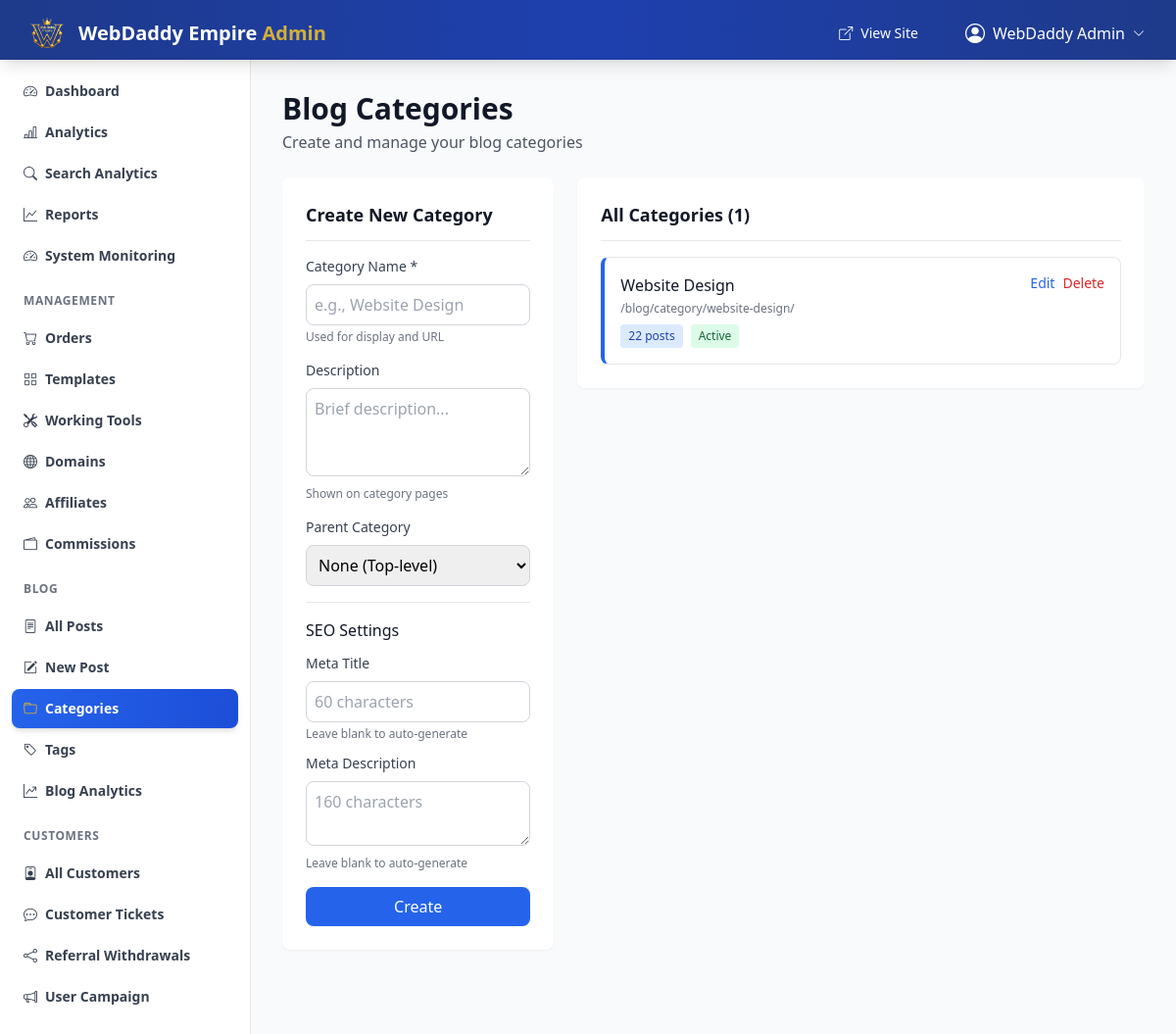
The app's page /admin/blog/categories.php (signed in) with its own data.
### tables this page shows
CREATE TABLE blog_categories (
                    id INTEGER PRIMARY KEY AUTOINCREMENT,
                    name TEXT NOT NULL,
                    slug TEXT NOT NULL UNIQUE,
                    description TEXT,
                    meta_title TEXT,
                    meta_description TEXT,
                    parent_id INTEGER DEFAULT NULL,
                    display_order INTEGER DEFAULT 0,
                    is_active INTEGER DEFAULT 1,
                    created_at DATETIME DEFAULT CURRENT_TIMESTAMP,
                    updated_at DATETIME DEFAULT CURRENT_TIMESTAMP,
                    FOREIGN KEY (parent_id) REFERENCES blog_categories(id) ON DELETE SET NULL
                );

### includes/blog/BlogCategory.php (called while the page is built, shortened)
<?php
class BlogCategory
{
    protected $db;
    public function __construct($db)
    {
        $this->db = $db;
    }
    public function getWithPostCount($activeOnly = true)
    {
        $where = $activeOnly ? "WHERE c.is_active = 1" : "";
        $stmt = $this->db->query("
            SELECT c.*, COUNT(p.id) as post_count
            FROM blog_categories c
            LEFT JOIN blog_posts p ON c.id = p.category_id AND p.status = 'published'
            $where
            GROUP BY c.id
            ORDER BY c.display_order ASC, c.name ASC
        ");
        return $stmt->fetchAll(PDO::FETCH_ASSOC);
    }
}

### admin/blog/categories.php (the view, shortened to what this page needs)
<?php
require_once __DIR__ . '/../../includes/functions.php';
require_once __DIR__ . '/../../includes/blog/BlogCategory.php';
$db = getDb();
$blogCategory = new BlogCategory($db);
$categories = $blogCategory->getWithPostCount(false);
$editingId = $_GET['edit'] ?? null;
$editingCategory = $editingId ? $blogCategory->getById($editingId) : null;
require_once __DIR__ . '/../includes/header.php';
?>
<div class="space-y-6">
    <div>
        <h1 class="text-3xl font-bold text-gray-900">Blog Categories</h1>
        <p class="text-gray-600 mt-1">Create and manage your blog categories</p>
    </div>
    <div class="grid grid-cols-1 lg:grid-cols-3 gap-6">
        <div class="lg:col-span-1">
            <div class="bg-white rounded-lg shadow-sm p-6">
                <h2 class="text-lg font-semibold text-gray-900 mb-4 pb-3 border-b border-gray-200">
                    <?php echo $editingCategory ? 'Edit Category' : 'Create New Category'; ?>
                </h2>
                <form method="POST" class="space-y-4">
                    <div>
                        <label class="block text-sm font-medium text-gray-700 mb-2">Category Name *</label>
                        <input type="text" name="name" placeholder="e.g., Website Design" value="<?php echo htmlspecialchars($editingCategory['name'] ?? ''); ?>" required class="w-full border border-gray-300 rounded-lg p-2 focus:outline-none focus:ring-2 focus:ring-primary-500">
                        <p class="text-xs text-gray-500 mt-1">Used for display and URL</p>
                    </div>
                    <div>
                        <label class="block text-sm font-medium text-gray-700 mb-2">Description</label>
                        <textarea name="description" placeholder="Brief description..." class="w-full border border-gray-300 rounded-lg p-2 focus:outline-none focus:ring-2 focus:ring-primary-500" rows="3"><?php echo htmlspecialchars($editingCategory['description'] ?? ''); ?></textarea>
                        <p class="text-xs text-gray-500 mt-1">Shown on category pages</p>
                    </div>
                    <div>
                        <label class="block text-sm font-medium text-gray-700 mb-2">Parent Category</label>
                        <select name="parent_id" class="w-full border border-gray-300 rounded-lg p-2 focus:outline-none focus:ring-2 focus:ring-primary-500">
                            <option value="">None (Top-level)</option>
                        </select>
                    </div>
                    <div class="border-t border-gray-200 pt-4">
                        <h3 class="font-medium text-gray-900 mb-3">SEO Settings</h3>
                        <div class="mb-3">
                            <label class="block text-sm font-medium text-gray-700 mb-2">Meta Title</label>
                            <input type="text" name="meta_title" placeholder="60 characters" maxlength="60" value="<?php echo htmlspecialchars($editingCategory['meta_title'] ?? ''); ?>" class="w-full border border-gray-300 rounded-lg p-2 focus:outline-none focus:ring-2 focus:ring-primary-500">
                            <p class="text-xs text-gray-500 mt-1">Leave blank to auto-generate</p>
                        </div>
                        <div>
                            <label class="block text-sm font-medium text-gray-700 mb-2">Meta Description</label>
                            <textarea name="meta_description" placeholder="160 characters" maxlength="160" class="w-full border border-gray-300 rounded-lg p-2 focus:outline-none focus:ring-2 focus:ring-primary-500" rows="2"><?php echo htmlspecialchars($editingCategory['meta_description'] ?? ''); ?></textarea>
                            <p class="text-xs text-gray-500 mt-1">Leave blank to auto-generate</p>
                        </div>
                    </div>
                    <div class="flex gap-2">
                        <button type="submit" class="flex-1 bg-primary-600 hover:bg-primary-700 text-white px-4 py-2 rounded-lg transition-colors font-medium">
                            <?php echo $editingCategory ? 'Update' : 'Create'; ?>
                        </button>
                    </div>
                </form>
            </div>
        </div>
        <div class="lg:col-span-2">
            <div class="bg-white rounded-lg shadow-sm p-6">
                <h2 class="text-lg font-semibold text-gray-900 mb-4 pb-3 border-b border-gray-200">All Categories (<?php echo count($categories); ?>)</h2>
                <?php if (empty($categories)): ?>
                    <div class="text-center py-12">
                        <i class="bi bi-inbox text-3xl text-gray-300 block mb-3"></i>
                        <p class="text-gray-600">No categories yet. Create your first one using the form.</p>
                    </div>
                <?php else: ?>
                    <div class="space-y-3">
                        <?php foreach ($categories as $cat): ?>
                            <div class="flex items-start justify-between p-4 border border-gray-200 rounded-lg hover:shadow-sm transition-all <?php echo !$cat['parent_id'] ? 'border-l-4 border-l-primary-600' : ''; ?>">
                                <div class="flex-1">
                                    <div class="font-medium text-gray-900"><?php echo htmlspecialchars($cat['name']); ?></div>
                                    <div class="text-xs text-gray-500 mt-1">/blog/category/<?php echo htmlspecialchars($cat['slug']); ?>/</div>
                                    <div class="flex gap-2 mt-2">
                                        <span class="inline-block bg-blue-100 text-blue-800 px-2 py-1 rounded text-xs font-medium">
                                            <?php echo (int)$cat['post_count']; ?> post<?php echo $cat['post_count'] !== 1 ? 's' : ''; ?>
                                        </span>
                                        <span class="inline-block <?php echo $cat['is_active'] ? 'bg-green-100 text-green-800' : 'bg-gray-100 text-gray-800'; ?> px-2 py-1 rounded text-xs font-medium">
                                            <?php echo $cat['is_active'] ? 'Active' : 'Inactive'; ?>
                                        </span>
                                    </div>
                                </div>
                                <div class="flex gap-2 ml-4">
                                    <a href="?edit=<?php echo $cat['id']; ?>" class="text-primary-600 hover:text-primary-700 text-sm font-medium">Edit</a>
                                    <a href="#" onclick="if(confirm('Delete this category? Posts will be unassigned.')) { const form = document.createElement('form'); form.method='POST'; form.innerHTML='<input type=hidden name=action value=delete><input type=hidden name=id value=<?php echo $cat['id']; ?>>'; document.body.appendChild(form); form.submit(); } return false;" class="text-red-600 hover:text-red-700 text-sm font-medium">Delete</a>
                                </div>
                            </div>
                        <?php endforeach; ?>
                    </div>
                <?php endif; ?>
            </div>
        </div>
    </div>
</div>
<?php require_once __DIR__ . '/../includes/footer.php'; ?>

### records on screen
blog_categories: name "Website Design", slug "website-design", post_count "22", is_active "Active", $cat['id'] 2 (drawn)

### other values on screen
SITE_NAME "WebDaddy Empire"
getAdminName() "WebDaddy Admin"
count($categories) "1"
